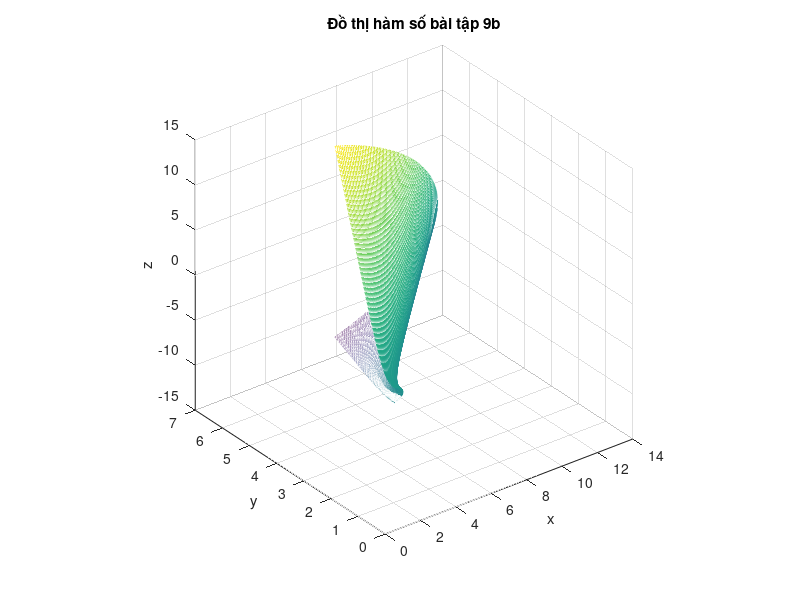

Source code (MATLAB):
u = -1:0.01:1;
v = 0:pi/100:2*pi;
[U, V] = meshgrid(u, v);

x = sqrt(1 + 4*V.^2).*cos(U);
y = V;
z = sqrt(1 + 4*V.^2).*sin(U);

figure('Name', 'Bài tập 9b', 'NumberTitle', 'off')
mesh(x, y, z);
xlabel('x');
ylabel('y');
zlabel('z');
axis square;
title('Đồ thị hàm số bài tập 9b');